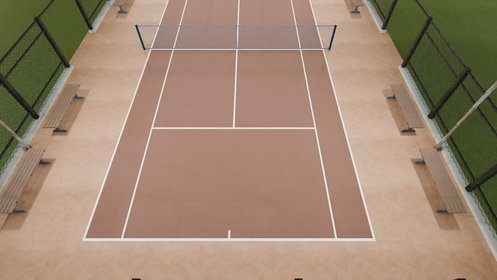
#> input picture src/resources/tests/frame_0001_LeftCamera.jpg, 497 x 280 px
$ python -i tennis_ball_detector.py   (imports and definitions only)   (Python 2 division)
#> lines starting #> are read from the running program, lines starting #| are printed output that depends on the picture
"""
Tennis Ball Detector Utility Module

This module provides utility functions for tennis ball detection, including:
- HSV color-based detection for tennis balls
- 2D to 3D coordinate conversion
- Stereo correspondence
"""

import cv2
import numpy as np
from src.constants.ui_constants import (
    TENNIS_BALL_HSV_LOWER, TENNIS_BALL_HSV_UPPER,
    TENNIS_BALL_MIN_CONTOUR_AREA, TENNIS_BALL_MAX_EXPECTED_AREA,
    DETECTION_GREEN, DETECTION_ORANGE, DETECTION_BLUE,
    TENNIS_BALL_KERNEL_SIZE, TENNIS_BALL_ERODE_ITERATIONS, TENNIS_BALL_DILATE_ITERATIONS,
    TENNIS_BALL_CENTER_RADIUS, TENNIS_BALL_CIRCLE_THICKNESS, TENNIS_BALL_DEFAULT_RADIUS,
    TENNIS_BALL_TEXT_OFFSET_X, TENNIS_BALL_TEXT_OFFSET_Y, TENNIS_BALL_FONT_SCALE, TENNIS_BALL_TEXT_THICKNESS,
    TENNIS_BALL_POSITION_TEXT_X, TENNIS_BALL_POSITION_TEXT_Y, TENNIS_BALL_POSITION_FONT_SCALE,
    CAMERA_BASELINE_DEFAULT, CAMERA_FOCAL_LENGTH_DEFAULT, CAMERA_PRINCIPAL_POINT_DEFAULT,
    OPENCV_GREEN
)


def detect_tennis_ball_by_color(frame, hsv_lower=None, hsv_upper=None):
    """
    Detect a tennis ball in a single frame using HSV color filtering.

    Args:
        frame: BGR input frame
        hsv_lower: Lower HSV range for tennis ball color (default: yellow-green)
        hsv_upper: Upper HSV range for tennis ball color

    Returns:
        Dictionary with detection results
    """
    # Default tennis ball color range (yellow-green)
    if hsv_lower is None:
        hsv_lower = np.array(TENNIS_BALL_HSV_LOWER)
    if hsv_upper is None:
        hsv_upper = np.array(TENNIS_BALL_HSV_UPPER)

    # Convert frame to HSV for color detection
    hsv = cv2.cvtColor(frame, cv2.COLOR_BGR2HSV)

    # Create mask and filter by color
    mask = cv2.inRange(hsv, hsv_lower, hsv_upper)

    # Apply morphological operations to reduce noise
    kernel = np.ones((TENNIS_BALL_KERNEL_SIZE, TENNIS_BALL_KERNEL_SIZE), np.uint8)
    mask = cv2.erode(mask, kernel, iterations=TENNIS_BALL_ERODE_ITERATIONS)
    mask = cv2.dilate(mask, kernel, iterations=TENNIS_BALL_DILATE_ITERATIONS)

    # Find contours in the mask
    contours, _ = cv2.findContours(mask, cv2.RETR_EXTERNAL, cv2.CHAIN_APPROX_SIMPLE)

    # Prepare result dictionary
    result = {
        'detection_type': 'none',
        'candidate_centers': [],
        'circle_detections': [],
        'selected_center': None,
        'frame_shape': frame.shape[:2]  # (height, width)
    }

    # Process contours to find candidate centers
    if contours:
        result['detection_type'] = 'color'
        for contour in contours:
            # Calculate area to filter out small noise
            area = cv2.contourArea(contour)
            if area < TENNIS_BALL_MIN_CONTOUR_AREA:  # Minimum contour area threshold
                continue

            # Calculate center using moments
            M = cv2.moments(contour)
            if M["m00"] > 0:
                cx = int(M["m10"] / M["m00"])
                cy = int(M["m01"] / M["m00"])

                # Get bounding circle radius
                (_, _), radius = cv2.minEnclosingCircle(contour)

                result['candidate_centers'].append({
                    'x': cx,
                    'y': cy,
                    'area': area,
                    'radius': radius
                })

    # Select best candidate (if any)
    if result['candidate_centers']:
        # Sort by area (descending)
        candidates_sorted = sorted(result['candidate_centers'], key=lambda c: c['area'], reverse=True)
        result['selected_center'] = candidates_sorted[0]

    return result


# [189 lines left out: functions stereo_correspondence, calculate_3d_position, draw_detection_overlay, draw_3d_position, not called in this run]

>>> import cv2
>>> picture = cv2.imread('../resources/tests/frame_0001_LeftCamera.jpg', cv2.IMREAD_GRAYSCALE)
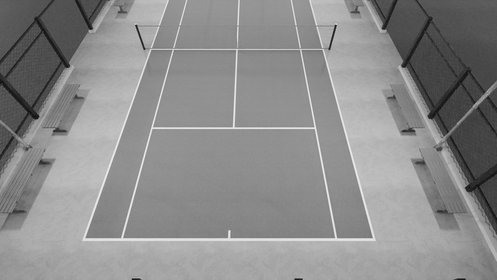
#> picture: shape (280, 497); min 9, max 242, mean 139.6
#> (the run stopped early here; a loop or call above may not have finished)

$ run again, on src/resources/tests/frame_0001_RightCamera.jpg
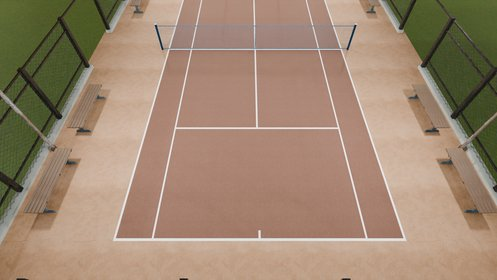
#> input picture src/resources/tests/frame_0001_RightCamera.jpg, 497 x 280 px
#> `picture = cv2.imread('../resources/tests/frame_0001_LeftCamera.jpg', c..`:
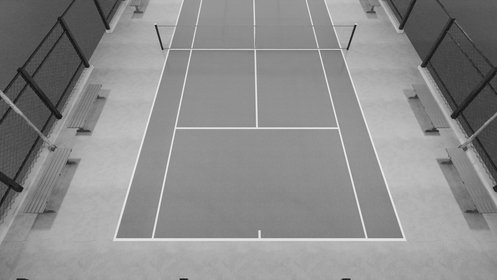
#> picture: shape (280, 497); min 7, max 246, mean 140
